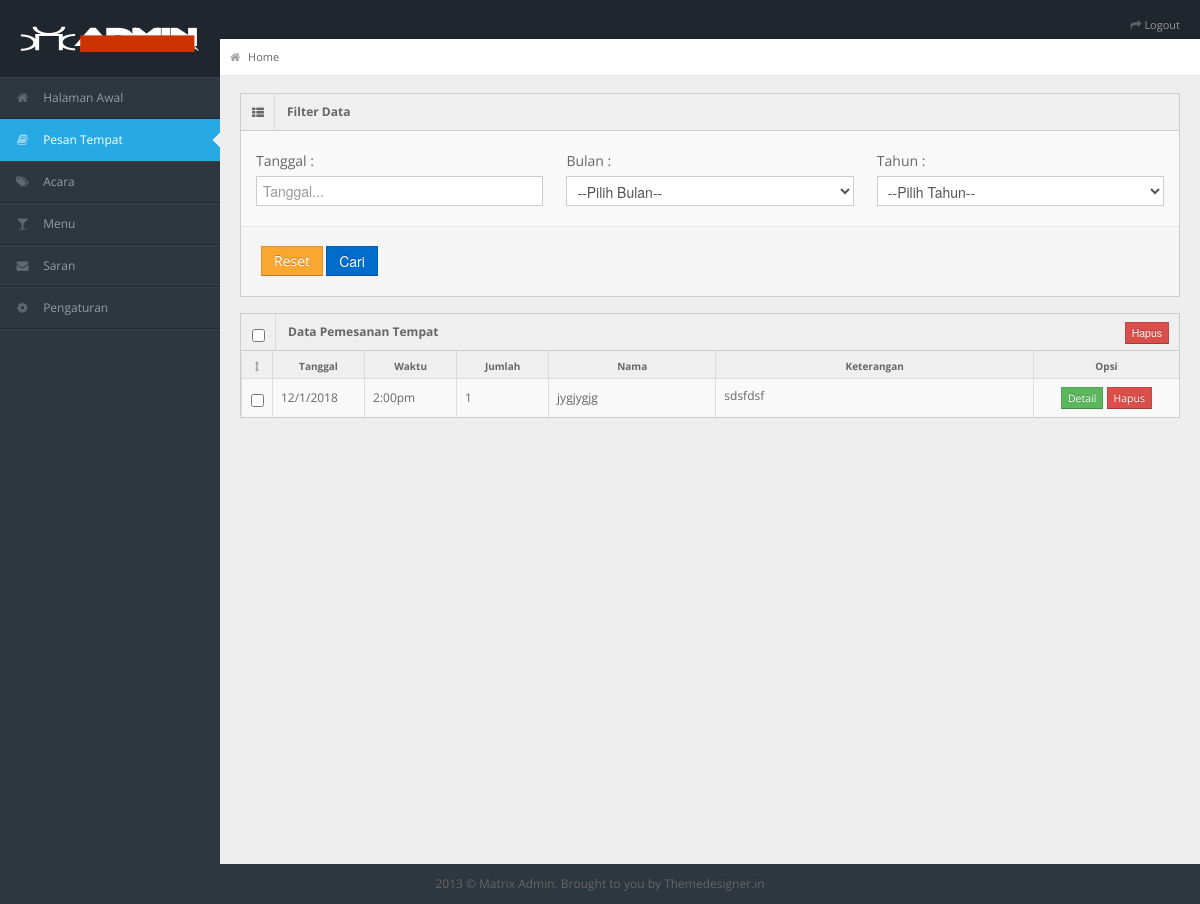
Page /index.php/admin/reservasi on the earlier database version.
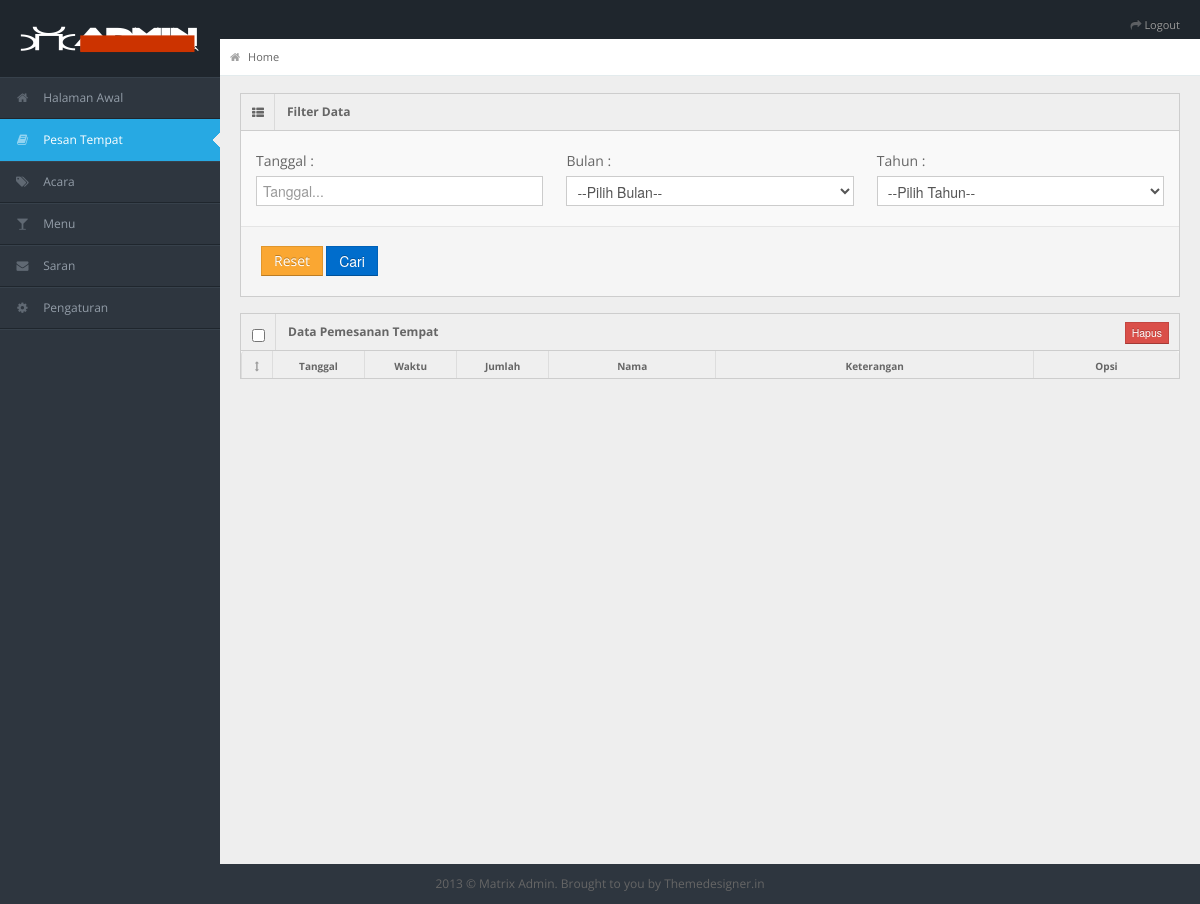
Same page on the later database version.
### tables this page shows
CREATE TABLE `pemesanan` (
  `no_pemesanan` int(11) NOT NULL,
  `tgl_pemesanan` varchar(20) NOT NULL,
  `nama` varchar(50) NOT NULL,
  `jumlah` int(11) NOT NULL,
  `waktu` varchar(30) NOT NULL,
  `acara` varchar(30) NOT NULL,
  `email` varchar(50) DEFAULT NULL,
  `no_hp` varchar(13) DEFAULT NULL,
  `keterangan` text,
  `total_menu` int(11) NOT NULL,
  `total_harga` int(11) NOT NULL
);

### application/controllers/Admin.php (called while the page is built, shortened)
<?php
class Admin extends CI_Controller {
	function __construct() {
			$this->load->model('M_aksiadmin');
			$this->load->view('admin/head');
			$this->load->view('admin/navigation');
			$this->load->view('admin/content');
	}
	public function reservasi(){
		if(null !== $this->input->get('cari')){
			$tanggal = $this->input->get('tanggal');
			$bulan = $this->input->get('bulan');
			$tahun = $this->input->get('tahun');
			$where = "tgl_pemesanan = '$tanggal' OR tgl_pemesanan LIKE '%/$bulan/%' OR tgl_pemesanan LIKE '%/$tahun'";
			$data = $this->M_aksiadmin->getPemesanan($where);
			$this->load->view('admin/konten/reservasi',$var = array('data' =>$data));
			$this->load->view('admin/footer');
		}else{
			$data = $this->M_aksiadmin->getPemesanan2();
			$this->load->view('admin/konten/reservasi',$var = array('data' =>$data));
			$this->load->view('admin/footer');
		}
	}
}
?>

### index.php (called while the page is built, shortened)
<?php
require_once BASEPATH.'core/CodeIgniter.php';

### application/models/m_aksiadmin.php (called while the page is built, shortened)
<?php
class M_aksiadmin extends CI_Model {
	public function getPemesanan2(){
		$data = $this->db->get('pemesanan');
		return($data->result());
	}
}
?>

### application/views/admin/konten/reservasi.php (the view, shortened to what this page needs)
<link rel="stylesheet" href="<?php echo base_url('assets/css/jquery.timepicker.css')?>" />
<link rel="stylesheet" href="<?php echo base_url('assets/css/bootstrap-datepicker.css')?>">
<div class="row-fluid">
      <div class="span12">
      <div class="widget-box">
      	<div class="widget-title">
      		<span class="icon">
      			<i class="icon icon-th-list"></i>
      		</span>
      		<h5>Filter Data</h5>
      	</div>
      	<div class="widget-content nopadding">
      		<form class="form-vertical" action="<?php echo base_url('Admin/reservasi');  ?>" method="get">
      			<div class="row-fluid pad15">
      			<div class="span4 control-group">
      				<label class="control-label">Tanggal :</label>
      				<div class="controls">
      					<input type="text" class="span12" name="tanggal" id="tanggal" placeholder="Tanggal..." autocomplete="off"/>
      				</div>
      			</div>
      			<div class="span4 control-group">
      				<label class="control-label">Bulan :</label>
      				<div class="controls">
      					<select class="span12" name="bulan" >
      						<option>--Pilih Bulan--</option>
      					</select>
      				</div>
      			</div>
      			<div class="span4 control-group">
      				<label class="control-label">Tahun :</label>
      				<div class="controls">
      					<select class="span12" name="tahun" >
      					<option>--Pilih Tahun--</option>
      					</select>
      				</div>
      			</div>
      		</div>
      			<div class="form-actions">
      		<a class="btn btn-warning" href="<?php echo base_url('Admin/reservasi'); ?>">Reset</a>
      		<button type="submit" name="cari" class="btn btn-primary">Cari</button>
      		</div>
      		</form>
      	</div>
      </div>
        <div class="widget-box">
        	<form action="<?php echo base_url('AksiAdminPemesanan/delmulPemesanan')?>" method="post">
          <div class="widget-title"> <span class="icon">
            <input type="checkbox" id="title-checkbox" name="title-checkbox" />
            </span>
            <h5>Data Pemesanan Tempat</h5>
            <input type="submit" class=" btn btn-mini btn-danger buttons" value="Hapus" />
          </div>
          <div class="widget-content nopadding">
            <table class="table table-bordered data-table with-check event">
              <thead>
                <tr>
                  <th class="satu"><i class="icon-resize-vertical"></th>
                  <th class="r-dua">Tanggal</th>
                  <th class="r-dua">Waktu</th>
                  <th class="r-dua">Jumlah</th>
                  <th class="r-tiga">Nama</th>
                  <th class="r-empat">Keterangan</th>
                  <th class="r-lima">Opsi</th>
                </tr>
              </thead>
              <tbody>
              <?php foreach($data as $row){?>
                <tr class="gradeX">
                  <td class="satu"><input type="checkbox" name="no_pemesanan[]" value="<?php echo $row->no_pemesanan ?>" /></td>
                  <td class="r-dua"><?php echo $row->tgl_pemesanan;?></td>
                  <td class="r-dua"><?php echo $row->waktu; ?></td>
                  <td class="r-dua"><?php echo $row->jumlah; ?></td>
                  <td class="r-tiga"><?php echo $row->nama; ?></td>
                  <td class="r-empat"><p><?php echo $row->keterangan; ?></p></td>
                  <td class="r-lima">
                  	<a  href="<?php echo base_url()."Admin/detPemesanan/".$row->no_pemesanan ?>" class="btn btn-mini btn-success">Detail</a>
                  	<a  href="<?php echo base_url()."AksiAdminPemesanan/delPemesanan/".$row->no_pemesanan ?>" class="btn btn-mini btn-danger">Hapus</a>
                  </td>
                </tr>
                <?php } ?>
              </tbody>
            </table>
            </div>
            </form>
          </div>
        </div>
      </div>
    </div>
    </div>
    </div>

Differences in the rows shown:
removed pemesanan: tgl_pemesanan "12/1/2018", waktu "2:00pm", jumlah "1", nama "jygjygjg", keterangan "sdsfdsf"
